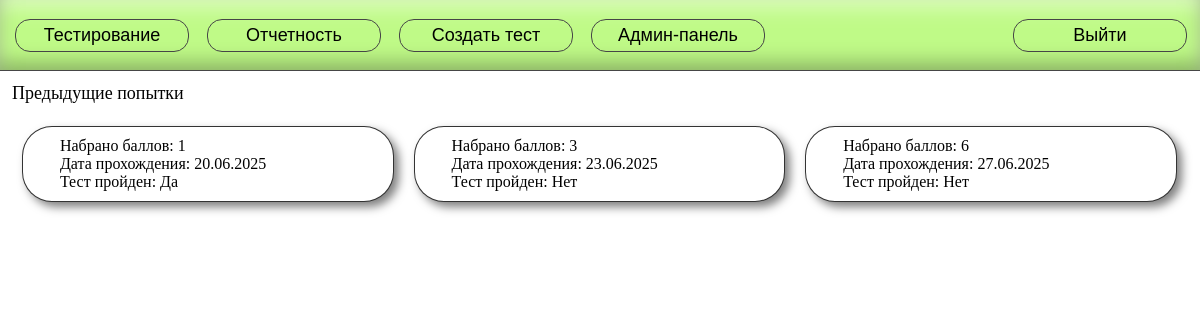
The app's page /testing/32/results (signed in) with its own data.
### main/models.py (models this page shows, shortened)
class Result(models.Model):
    test = models.ForeignKey(Test, on_delete=models.CASCADE)
    worker = models.ForeignKey(Worker, on_delete=models.CASCADE)
    result = models.FloatField(null=True)
    is_passed = models.BooleanField(null=True, default=False)
    start_date = models.DateTimeField(null=False)
    finish_date = models.DateTimeField(null=True)

### main/views.py (the view)
# urls.py: path('testing/<int:test_id>/results', test_attempts, name='test_attempts'),
@login_required(login_url='login')
def test_attempts(request, test_id):
    worker = Worker.objects.get(user=request.user)
    test = Test.objects.get(id=test_id)
    results = Result.objects.filter(test=test, worker=worker, finish_date__isnull=False)
    if not results.exists():
        return render(request, '403.html', {'messages': ['Вы не участвуете в данном тестировании']})
    results = results.order_by('test__test_name')
    for result in results:
        result.result = int(result.result) if round(result.result, 5) ==\
                                                  int(result.result) else round(result.result, 5)
    return render(request, 'test_attempts.html', {
        'results': results,
    })

### templates/test_attempts.html (shortened to what this page needs)
{% extends 'header.html' %}
{% load static %}
{% block styles %}
    <link href="{% static '/css/test_attempts.css' %}" rel="stylesheet">
{% endblock styles %}
{% block body %}
<div class="test-attempts-content">
    <p class="intro">Предыдущие попытки</p>
    <div class="test-attempts-wrapper">
        {% for result in results %}
            <div class="test-attempt">
                <a href="/testing/{{ result.test.id }}/results/{{ result.id }}">
                    <span class="result">Набрано баллов: {{ result.result }}</span><br>
                    <span>Дата прохождения: {{ result.finish_date|date:"d.m.Y" }}</span><br>
                    <span>Тест пройден: {% if result.is_passed %}Да{% else %}Нет{% endif %}</span><br>
                </a>
            </div>
        {% endfor %}
    </div>
</div>
{% endblock %}

### static/css/header.css (style rules this page uses)
body { background: white; margin: 0; }

### records on screen
Result: result "1", finish_date "20.06.2025", is_passed "Да"
Result: result "3", finish_date "23.06.2025", is_passed "Нет"
Result: result "6", finish_date "27.06.2025", is_passed "Нет"
